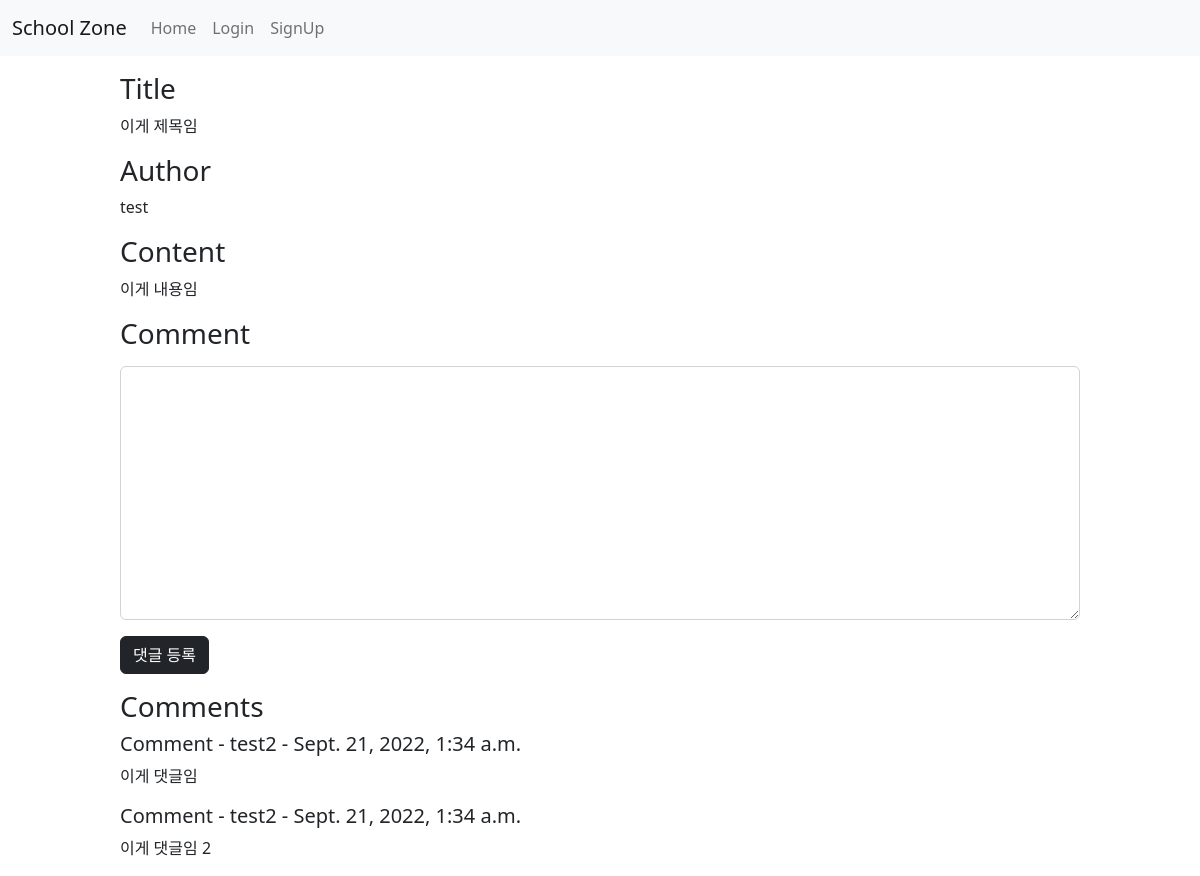
Before: /1/1/2 with the older database file.
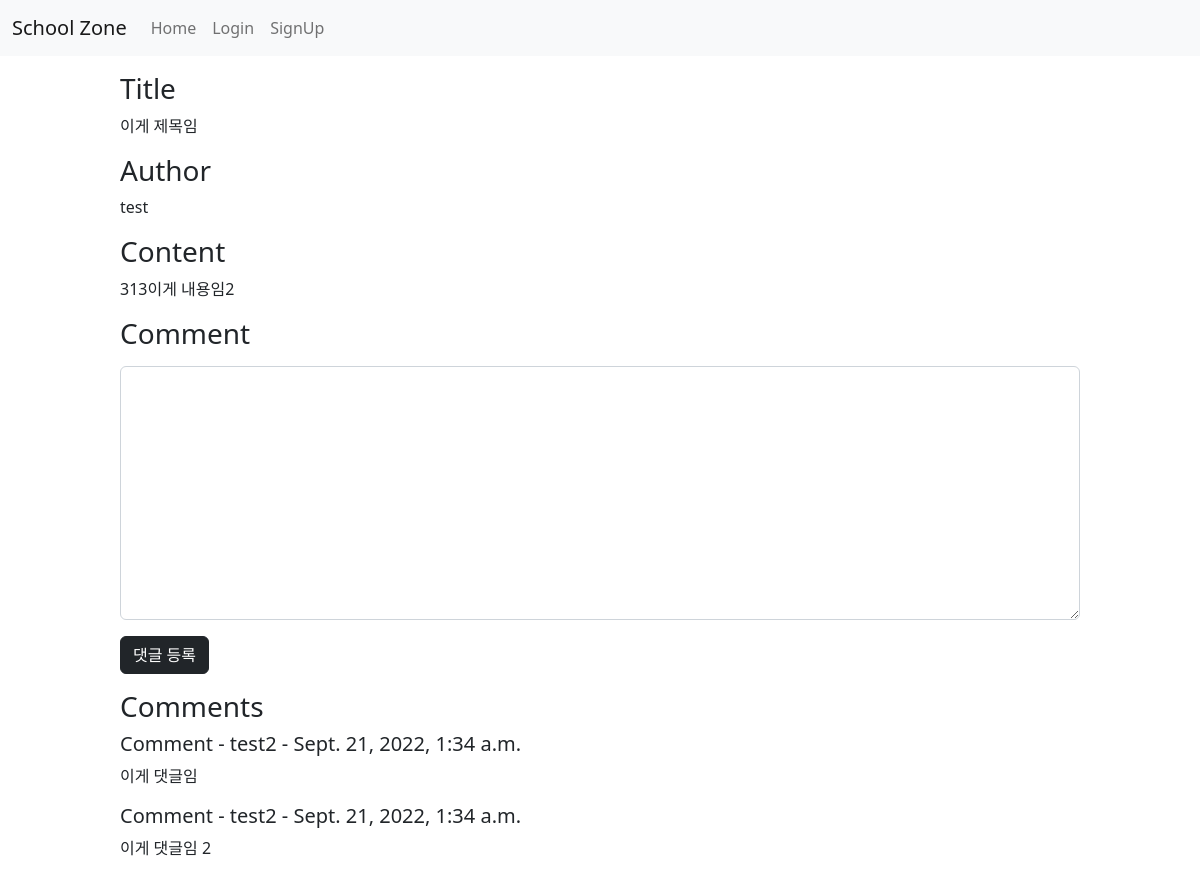
After: the same page with the newer database file.
### board/models.py (models this page shows)
class Post(models.Model):
    board = models.ForeignKey(Board, on_delete=models.CASCADE, null=False, blank=False)
    author = models.ForeignKey(User, on_delete=models.CASCADE, null=False, blank=False)
    title = models.CharField(max_length=50)
    content = models.TextField()
    created_at = models.DateTimeField(auto_now_add=True)

### board/views.py (the view)
# urls.py: path('<int:school_id>/<int:board_id>/<int:post_id>', views.post_detail, name='post_detail'),
def post_detail(request, school_id, board_id, post_id):
    school_name = school_name_sql(school_id)
    board_name = board_name_sql(board_id)
    post_data = Post.objects.filter(id=post_id).first()
    comment_data = Comment.objects.filter(post_id=post_id).all()
    context = {'post_data': post_data, 'board_id': board_id, 'school_id': school_id, 'board_name': board_name,
               'comment_data': comment_data,
               'school_name': school_name}
    return render(request, 'board/post_detail.html', context)

### board/views.py (called while the page is built)
def school_name_sql(school_id):
    cursor = connections['default'].cursor()
    cursor.execute('SELECT school FROM board_school WHERE id = %s', [school_id])
    school_name = cursor.fetchone()[0]
    cursor.close()
    return school_name

def board_name_sql(board_id):
    cursor = connections['default'].cursor()
    cursor.execute('SELECT board FROM board_board WHERE id = %s', [board_id])
    board_name = cursor.fetchone()[0]
    cursor.close()
    return board_name

### templates/board/post_detail.html (shortened to what this page needs)
<!DOCTYPE html>
<html lang="en">
<head>
    <link href="https://cdn.jsdelivr.net/npm/bootstrap@5.2.0/dist/css/bootstrap.min.css" rel="stylesheet"
>
</head>
<body>
{% include 'nav.html' %}
<div style="margin:auto; width: 80%">
    <h3>Title</h3>
    <p class="text-break">{{ post_data.title }}</p>
    <h3>Author</h3>
    <p class="text-break">{{ post_data.author }}</p>
    <h3>Content</h3>
    <p class="text-break">{{ post_data.content }}</p>
    <h3>Comment</h3>
    <form action="{% url 'comment_create' school_id board_id post_data.id %}" method="post" class="my-3">
        <div class="form-group">
            <textarea name="content" id="content" class="form-control" rows="10"></textarea>
        </div>
        <input type="submit" value="댓글 등록" class="btn btn-dark" style="margin-top: 1rem">
    </form>
    <h3>Comments</h3>
    {% if comment_data %}
        {% for data in comment_data %}
            <h5>Comment - {{ data.author }} - {{ data.created_at }}</h5>
            <p class="text-break">{{ data.content }}</p>
        {% endfor %}
    {% endif %}
</div>
</body>
</html>

Changed rows visible on the page:
changed Post "이게 제목임": content "이게 내용임" → "313이게 내용임2"
